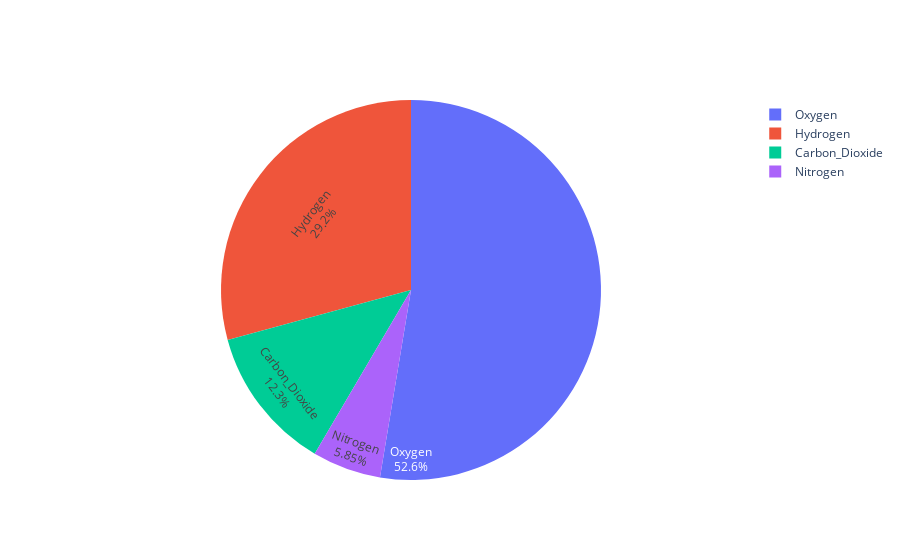

The cell this chart's notebook holds for it:
### Markdown cell above
### Controlling text fontsize with uniformtext

### Code cell
import plotly.graph_objects as go

labels = ['Oxygen','Hydrogen','Carbon_Dioxide','Nitrogen']
values = [4500, 2500, 1053, 500]

fig = go.Figure(data=[go.Pie(labels=labels, 
                             values=values, 
                             textinfo='label+percent',
                             insidetextorientation="tangential"             #"horizontal",  "radial"
                            )])
fig.show()

### Figure 1 — Plotly figure (JSON) as saved in the notebook; plotly's stock layout.template omitted (floating-point values rounded to 4 significant figures)
{"data": [{"insidetextorientation": "tangential", "labels": ["Oxygen", "Hydrogen", "Carbon_Dioxide", "Nitrogen"], "textinfo": "label+percent", "type": "pie", "values": [4500, 2500, 1053, 500]}], "layout": {}}
